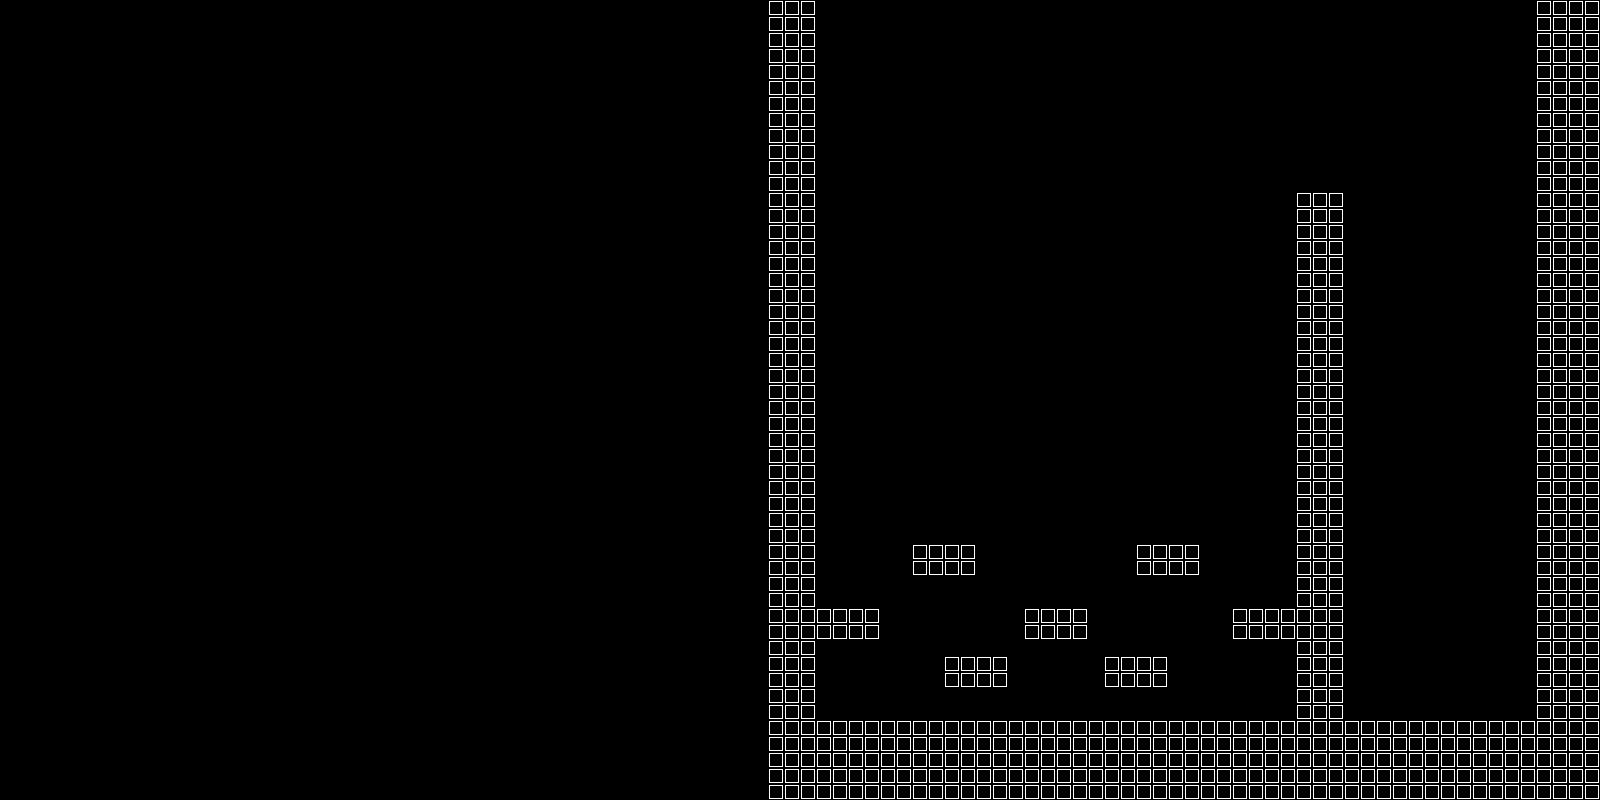

A level layout from a 2D game, rendered from its tile map. Below: a short description, then the map file with tile-grid data replaced by summaries:
An orthogonal 100x50 tile map with 16x16 px tiles, 3 tile layers (Background, Ground, GroundFront) and 25 objects (13x TiledGeometry, 3x InvisibleWall, 2x TestCameraZoneDep, 2x TestCameraZone, 2x CameraZone, ...).

<map version="1.2" tiledversion="1.3.1" orientation="orthogonal" renderorder="right-down" compressionlevel="0" width="100" height="50" tilewidth="16" tileheight="16" infinite="0" nextlayerid="11" nextobjectid="200">
 <properties>
  <property name="unity:scale" value="1" />
 </properties>
 <tileset firstgid="1" source="TempTileSet.tsx" />
 <layer id="1" name="Background" width="100" height="50">
  <data>[5000 cells, 0 non-empty, 0 distinct tile ids]</data>
 </layer>
 <layer id="2" name="Ground" width="100" height="50">
  <data>[5000 cells, 730 non-empty, 1 distinct tile ids]</data>
 </layer>
 <layer id="3" name="GroundFront" width="100" height="50">
  <data>[5000 cells, 0 non-empty, 0 distinct tile ids]</data>
 </layer>
 <objectgroup id="4" name="CameraZoneViewerDep" visible="0">
  <object id="57" type="TestCameraZoneDep" x="496" y="288" width="496" height="272">
   <properties>
    <property name="unity:isTrigger" value="True" />
   </properties>
  </object>
  <object id="51" type="TestCameraZoneDep" x="0" y="288" width="496" height="272">
   <properties>
    <property name="unity:isTrigger" value="True" />
   </properties>
  </object>
 </objectgroup>
 <objectgroup id="5" name="CameraZoneViewer" visible="0">
  <object id="164" type="TestCameraZone" x="0" y="272" width="544" height="288">
   <properties>
    <property name="unity:isTrigger" value="True" />
   </properties>
  </object>
  <object id="165" type="TestCameraZone" x="544" y="272" width="544" height="288">
   <properties>
    <property name="unity:isTrigger" value="True" />
   </properties>
  </object>
 </objectgroup>
 <objectgroup id="6" name="CameraZoneParent">
  <object id="177" type="CameraZone" x="32" y="400" width="544" height="288">
   <properties>
    <property name="AddComponent" value="CameraZone" />
    <property name="_cameraZoneID" value="-1" />
    <property name="_isBottomBounded" type="bool" value="true" />
    <property name="_isLeftBounded" type="bool" value="true" />
    <property name="_isLeftFirst" type="bool" value="false" />
    <property name="_isRightBounded" type="bool" value="true" />
    <property name="_isRightFirst" type="bool" value="true" />
    <property name="_isTopBounded" type="bool" value="true" />
    <property name="unity:isTrigger" value="True" />
   </properties>
  </object>
  <object id="187" type="CameraZone" x="784" y="496" width="544" height="288">
   <properties>
    <property name="AddComponent" value="CameraZone" />
    <property name="_cameraZoneID" value="-1" />
    <property name="_isBottomBounded" type="bool" value="true" />
    <property name="_isLeftBounded" type="bool" value="true" />
    <property name="_isLeftFirst" type="bool" value="false" />
    <property name="_isRightBounded" type="bool" value="true" />
    <property name="_isRightFirst" type="bool" value="true" />
    <property name="_isTopBounded" type="bool" value="true" />
    <property name="unity:isTrigger" value="True" />
   </properties>
  </object>
 </objectgroup>
 <objectgroup id="7" name="CameraZoneBorderParent">
  <object id="68" type="CameraZoneBorder" x="128" y="256">
   <properties>
    <property name="AddComponent" value="CameraZoneBorder" />
    <property name="_beginTransition" type="bool" value="true" />
    <property name="_fromID" value="-1" />
    <property name="_toID" value="-2" />
    <property name="unity:isTrigger" value="True" />
   </properties>
   <polyline points="0,0 0,112" />
  </object>
  <object id="151" type="CameraZoneBorder" x="528" y="384">
   <properties>
    <property name="AddComponent" value="CameraZoneBorder" />
    <property name="_beginTransition" type="bool" value="true" />
    <property name="_fromID" value="-2" />
    <property name="_toID" value="-1" />
    <property name="unity:isTrigger" value="True" />
   </properties>
   <polyline points="-320,-128 0,-128" />
  </object>
 </objectgroup>
 <objectgroup id="8" name="DeadZoneParent">
  <object id="74" type="DeadZone" x="16" y="320" width="64" height="32">
   <properties>
    <property name="AddComponent" value="DeadZoneScript" />
    <property name="unity:isTrigger" value="True" />
   </properties>
  </object>
 </objectgroup>
 <objectgroup id="9" name="InvisibleWallParent">
  <object id="132" type="InvisibleWall" x="608" y="448" width="48" height="320">
   <properties>
    <property name="unity:layer" value="8" />
   </properties>
  </object>
  <object id="198" type="InvisibleWall" x="768" y="176" width="48" height="320">
   <properties>
    <property name="unity:layer" value="8" />
   </properties>
  </object>
  <object id="199" type="InvisibleWall" x="1296" y="176" width="48" height="320">
   <properties>
    <property name="unity:layer" value="8" />
   </properties>
  </object>
 </objectgroup>
 <objectgroup id="10" name="TiledGeometryParent">
  <object id="76" type="TiledGeometry" x="48" y="720" width="448" height="64">
   <properties>
    <property name="AddComponent" value="TiledGeometryScript" />
    <property name="unity:isTrigger" value="True" />
    <property name="unity:layer" value="13" />
   </properties>
  </object>
  <object id="124" type="TiledGeometry" x="192" y="320">
   <properties>
    <property name="AddComponent" value="TiledGeometryScript" />
    <property name="unity:isTrigger" value="True" />
    <property name="unity:layer" value="13" />
   </properties>
   <polygon points="0,0 64,-32 64,0 0,32" />
  </object>
  <object id="125" type="TiledGeometry" x="288" y="336">
   <properties>
    <property name="AddComponent" value="TiledGeometryScript" />
    <property name="unity:isTrigger" value="True" />
    <property name="unity:layer" value="13" />
   </properties>
   <polygon points="0,-48 64,-16 64,32 0,0" />
  </object>
  <object id="188" type="TiledGeometry" x="768" y="720" width="576" height="80">
   <properties>
    <property name="AddComponent" value="TiledGeometryScript" />
    <property name="unity:isTrigger" value="True" />
    <property name="unity:layer" value="13" />
   </properties>
  </object>
  <object id="189" type="TiledGeometry" x="768" y="496" width="48" height="224">
   <properties>
    <property name="AddComponent" value="TiledGeometryScript" />
    <property name="unity:isTrigger" value="True" />
    <property name="unity:layer" value="13" />
   </properties>
  </object>
  <object id="190" type="TiledGeometry" x="1296" y="496" width="48" height="224">
   <properties>
    <property name="AddComponent" value="TiledGeometryScript" />
    <property name="unity:isTrigger" value="True" />
    <property name="unity:layer" value="13" />
   </properties>
  </object>
  <object id="191" type="TiledGeometry" x="1232" y="608" width="64" height="32">
   <properties>
    <property name="AddComponent" value="TiledGeometryScript" />
    <property name="unity:isTrigger" value="True" />
    <property name="unity:layer" value="13" />
   </properties>
  </object>
  <object id="192" type="TiledGeometry" x="1024" y="608" width="64" height="32">
   <properties>
    <property name="AddComponent" value="TiledGeometryScript" />
    <property name="unity:isTrigger" value="True" />
    <property name="unity:layer" value="13" />
   </properties>
  </object>
  <object id="193" type="TiledGeometry" x="816" y="608" width="64" height="32">
   <properties>
    <property name="AddComponent" value="TiledGeometryScript" />
    <property name="unity:isTrigger" value="True" />
    <property name="unity:layer" value="13" />
   </properties>
  </object>
  <object id="194" type="TiledGeometry" x="1136" y="544" width="64" height="32">
   <properties>
    <property name="AddComponent" value="TiledGeometryScript" />
    <property name="unity:isTrigger" value="True" />
    <property name="unity:layer" value="13" />
   </properties>
  </object>
  </objectgroup>
</map>
<!-- 3 of 25 objects omitted -->
